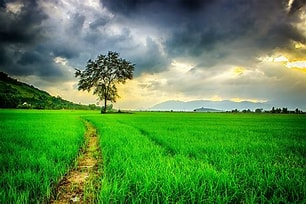
#> input picture CG&ITIP/lab_CIE/image_processing/th (1).jpg, 306 x 204 px
$ python p1.py
#> lines starting #> are read from the running program, lines starting #| are printed output that depends on the picture
import cv2
from matplotlib import pyplot as plt

# Load image
image_path = "th (1).jpg"

# Reading an image
image = cv2.imread(image_path)
#> image is the input picture: shape (204, 306, 3); mean B, G, R 74.3, 135.7, 87.2

# create figure
plt.figure(figsize=(10, 12))  # Adjust figure size as needed

# Get the height and width of the image
(h, w) = image.shape[:2]
#> h = 204; w = 306

# Convert BGR to RGB
image = image[:,:,::-1]

# Get center of image
(cX, cY) = (w // 2, h // 2)
#> cX = 153; cY = 102

# Crop the image into four parts
topLeft = image[0:cY, 0:cX]         # top left
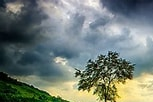
#> topLeft: shape (102, 153, 3); mean R, G, B 114.4, 125.4, 118.7
topRight = image[0:cY, cX:w]        # top right
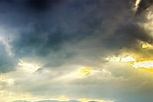
#> topRight: shape (102, 153, 3); mean R, G, B 132.7, 136.6, 123.4
bottomLeft = image[cY:h, 0:cX]      # bottom left
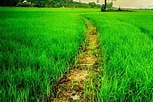
#> bottomLeft: shape (102, 153, 3); mean R, G, B 57, 144.1, 24.1
bottomRight = image[cY:h, cX:w]     # bottom right
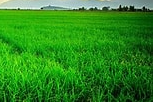
#> bottomRight: shape (102, 153, 3); mean R, G, B 44.7, 136.8, 31

# Adds a subplot at the 1st position and Display original image
plt.subplot(3, 2, 1)
plt.imshow(image)
plt.axis('off')
plt.title("Original")

# Adds a subplot at the 2nd position and Display top left image
plt.subplot(3, 2, 3)
plt.imshow(topLeft)
plt.axis('off')
plt.title("Top Left")

# Adds a subplot at the 3rd position and Display top right image
plt.subplot(3, 2, 4)
plt.imshow(topRight)
plt.axis('off')
plt.title("Top Right")

# Adds a subplot at the 4th position and Display bottom left image
plt.subplot(3, 2, 5)
plt.imshow(bottomLeft)
plt.axis('off')
plt.title("Bottom Left")

# Adds a subplot at the 5th position and Display bottom Right image
plt.subplot(3, 2, 6)
plt.imshow(bottomRight)
plt.axis('off')
plt.title("Bottom Right")

plt.show()
